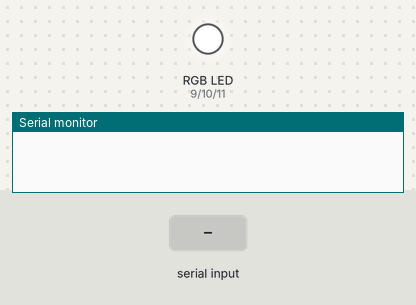
The sketch below on a simulated Arduino Uno, built with avr-gcc and run on an emulated ATmega328P. On the bench: an RGB LED mixed from three pins (HIGH = lit), the last lines printed to the serial monitor. The inputs (shaded band) are chosen by the test bench.

Above: at 1.2 s.
1.3 s: "TO" received over the second serial link
At 1.8 s:
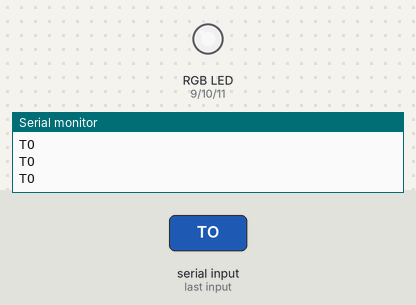
2.8 s: "90:45:200\n" received over the second serial link
At 3.2 s:
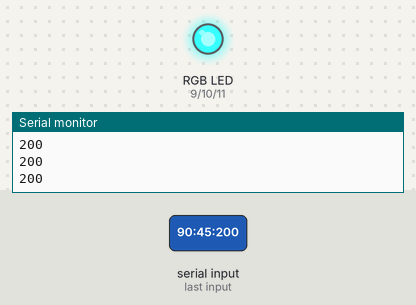
4.3 s: "30:150:10\n" received over the second serial link
At 4.9 s:
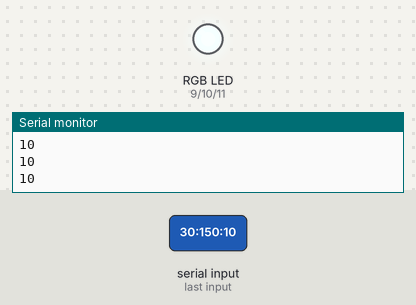
5.8 s: "1:90\n" received over the second serial link
At 6.6 s:
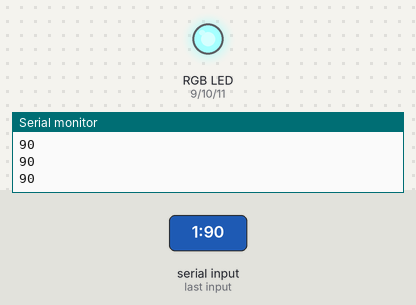
7.3 s: "30:150\n" received over the second serial link
At 8.0 s:
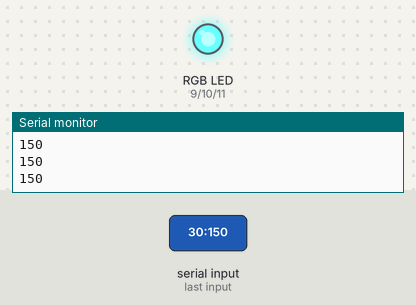
8.8 s: "90:45:200:10\n" received over the second serial link
At 9.8 s:
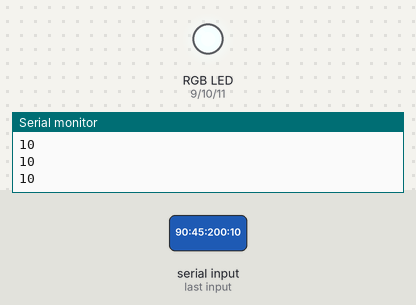
Timing chart, 0 to 11.3 s (numbered marks = the images above; inputs shaded):
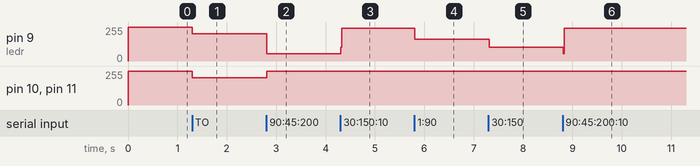

Measured:
- after the input at 1.3 s, pin 9 (ledr), pin 10 (ledg), pin 11 (ledb): 255/255 → 205/255 at once
- after the input at 2.8 s, pin 9 (ledr): 205/255 → 55/255 at once; pin 10 (ledg), pin 11 (ledb): 205/255 → 255/255 at once
- after the input at 4.3 s, pin 9 (ledr): 55/255 → 245/255 at once
- after the input at 5.8 s, pin 9 (ledr): 245/255 → 165/255 at once
- after the input at 7.3 s, pin 9 (ledr): 165/255 → 105/255 at once
- after the input at 8.8 s, pin 9 (ledr): 105/255 → 245/255 at once

The sketch:

LED_3Col.ino
```cpp
#include <SoftwareSerial.h> //for bluetooth serial communication

int ledr = 9;
int ledg = 10;
int ledb = 11;

//for bluetooth, we need to use the object of class software serial
SoftwareSerial mySerial(12, 13);//Rx Tx ; the Rx Tx pin cannot be used for the bluetooth, don't know why
char command;
String string;
int rr = 50;
int gg = 50;
int bb = 50;
boolean ledon = false;
String tmp;


void setup()
{
  Serial.begin(9600); //to monitor the the bluetooth received signal
  mySerial.begin(9600);
  pinMode(ledr,OUTPUT);
  pinMode(ledg,OUTPUT);
  pinMode(ledb,OUTPUT);
  setColor(0,0,0);
 rr = 50;
 gg = 50;
 bb = 50;
}

void loop()
{

  if (mySerial.available() > 0)
  {
    string = "";
  }

  //strOld = string;
  while(mySerial.available() > 0)
  {
    command = ((byte)mySerial.read());
    if(command == ':')
    {
      break;
    }

    else
    {
      string += command;
    }

    delay(1);
  }

  //if(strOld != string)
  {
    if(string == "TO")
    {
        ledOn();
        ledon = true;
    }

    else if(string =="TF")
    {
        ledOff();
        ledon = false;
    }

    //if((string.substring(0,3).toInt()>= 0) && (string.substring(0,3).toInt() <= 255))
    else if (string.length() > 2 && string.toFloat() >= 0)
    {
        rr = string.substring(0,3).toInt();
        gg = string.substring(3,6).toInt();
        bb = string.substring(6,9).toInt();
      if (ledon==true)
      {
        setColor(rr, gg, bb);
        delay(10);
      }

      //Serial.println(String(red));
    }
    tmp = String(rr, HEX)+String(gg, HEX)+String(bb, HEX);
    Serial.println(string);
  }
}

void ledOn()
{
      //analogWrite(led, 255);
      setColor(rr,gg,bb);
      delay(10);
}

 void ledOff()
{
      setColor(0,0,0);
      //analogWrite(led, 0);
      delay(10);
}

void setColor(int red,int green,int blue)
{
  analogWrite(ledr,255 - red);
  analogWrite(ledg,255 - green);
  analogWrite(ledb,255 - blue);
}
```
